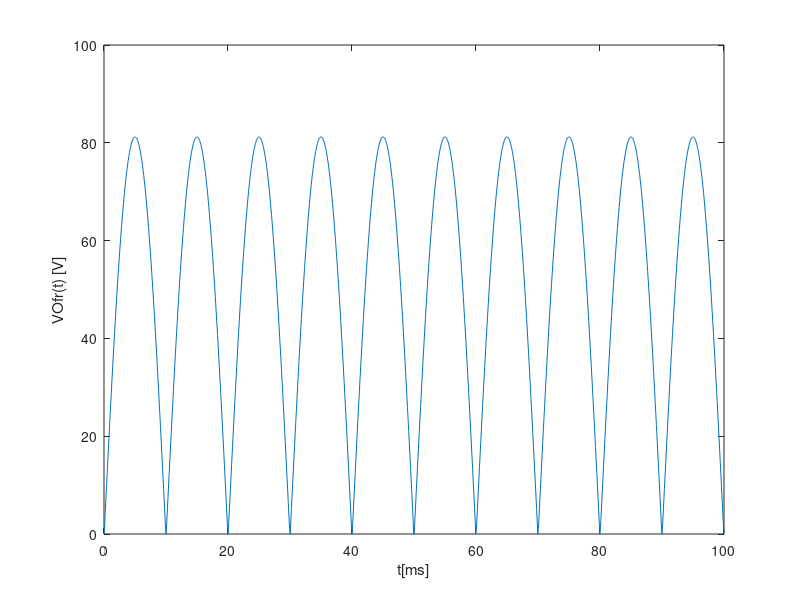
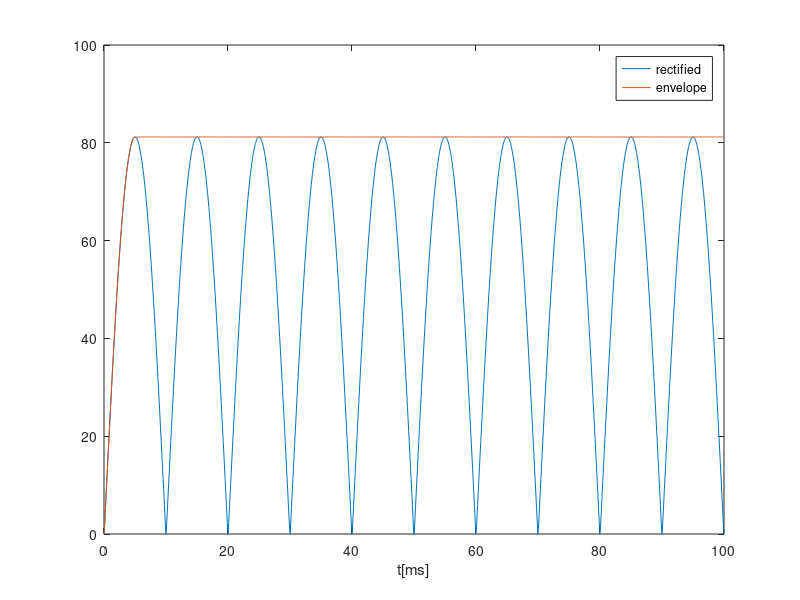
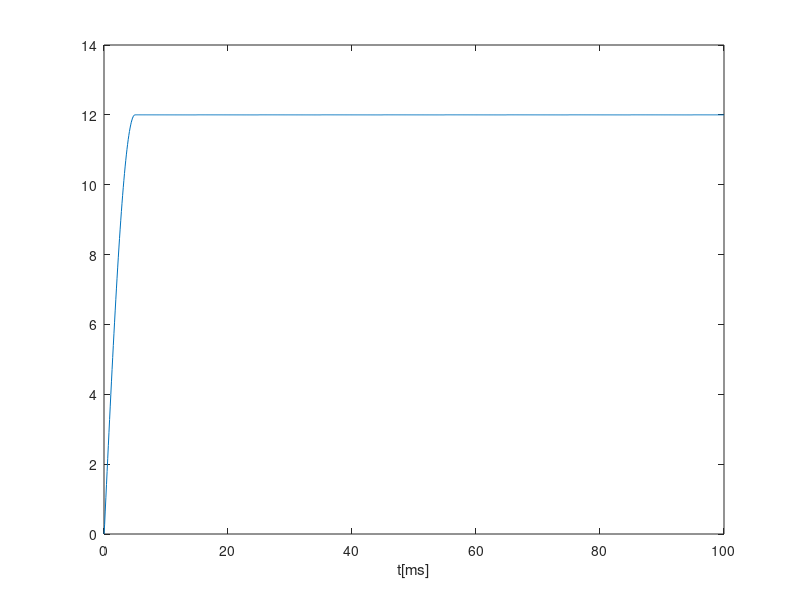

The MATLAB script that drew these images, in order:


n=0.356085;
A=230*n;
t=linspace(0, 10e-2, 1000);
f=50;
w=2*pi*f;
vS = A * sin(w*t);
vOfr = zeros(1, length(t));
vO = zeros(1, length(t));

R=170*10^3+1229.17;
C=305*10^-6;
tOFF = 1/w * atan(1/w/R/C) +1/4/f;

vOnexp = (A-0.7)*sin(w*tOFF)*exp(-(t-tOFF)/R/C);

figure
for i=1:length(t) 
  if (vS(i) > 1.4)
    vOfr(i) = vS(i)-0.7;
  else if (vS(i) < -1.4)
    vOfr(i) = -vS(i)-0.7;
  else 
    vOfr(i) = 0;
  endif
  endif
endfor




nr = figure ();
plot(t*1000, vOfr);
hold on;
xlabel ("t[ms]");
ylabel ("VOfr(t) [V]");
print (nr, "vOfr.eps", "-depsc");



for i=1:length(t) 
  if t(i) < tOFF
    vO(i) = vOfr(i);
  elseif vOnexp(i) > vOfr(i)
    vO(i) = vOnexp(i);
  else 
    vO(i) = vOfr(i);
    tOFF=tOFF+1/2/f;
    vOnexp = abs((A-0.7)*sin(w*tOFF)*exp(-(t-tOFF)/R/C));
  endif
endfor

for i=200:length(t) 
vOmin=vO(i);
if(vOmin<vO(i))
vOmin=vO(i);
endif
endfor


nt = figure ();
plot(t*1000, vOfr);
hold;
plot(t*1000, vO);
hold on;
xlabel ("t[ms]");
legend("rectified","envelope")
print (nt, "envelope.eps", "-depsc");




rippleED=max(vO)-vOmin;
ripple=rippleED*1229.17/(1229.17+170*10^3);
format short e
printf("ripple_TAB\n");
Ripple = ripple
printf("ripple_END\n");

vOfinal=vO*12/81.192;
nw = figure ();
plot(t*1000, vOfinal) ;
hold on;
xlabel ("t[ms]");
print (nw, "vofinal.eps", "-depsc");


format short g
printf("costs_TAB\n");
Diodes = 2.3
Resistance = 170
Capacitor = 305
printf("costs_END\n");

printf("fm_TAB\n");
Msimulation = 1/(2.3+170+305)/(1.8*10^-4+10^-6)
Mtheoretical = 1/(2.3+170+305)/(ripple+10^-6)
printf("fm_END\n");


